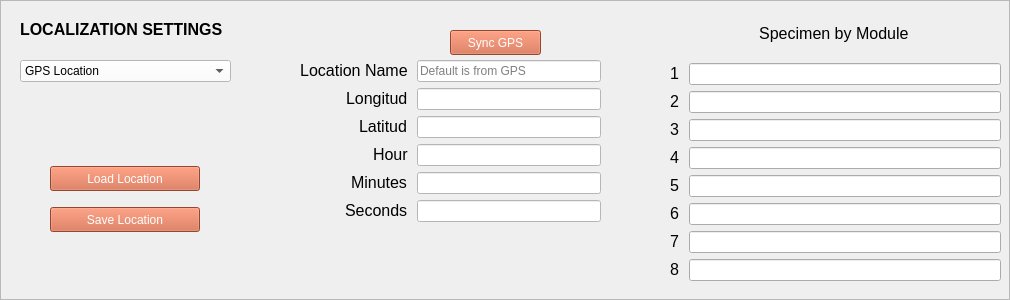
									<widget class="QFrame" name="main_tab_LocalizationSettings_Frame">
										<property name="minimumSize">
											<size>
												<width>1000</width>
												<height>300</height>
											</size>
										</property>
										<property name="maximumSize">
											<size>
												<width>16777215</width>
												<height>16777215</height>
											</size>
										</property>
										<property name="frameShape">
											<enum>QFrame::StyledPanel</enum>
										</property>
										<property name="frameShadow">
											<enum>QFrame::Raised</enum>
										</property>
										<widget class="QLabel" name="main_tab_LocalizationSettings_Label">
											<property name="geometry">
												<rect>
													<x>20</x>
													<y>20</y>
													<width>221</width>
													<height>16</height>
												</rect>
											</property>
											<property name="text">
												<string>&lt;html&gt;&lt;head/&gt;&lt;body&gt;&lt;p&gt;&lt;span style=&quot;
													font-size:12pt; font-weight:600;&quot;&gt;LOCALIZATION SETTINGS&lt;/span&gt;&lt;/p&gt;&lt;/body&gt;&lt;/html&gt;
												</string>
											</property>
										</widget>
										<widget class="QPushButton"
										        name="main_tab_LocalizationSettings_acquire_GPS_Button">
											<property name="geometry">
												<rect>
													<x>450</x>
													<y>30</y>
													<width>91</width>
													<height>25</height>
												</rect>
											</property>
											<property name="minimumSize">
												<size>
													<width>0</width>
													<height>25</height>
												</size>
											</property>
											<property name="maximumSize">
												<size>
													<width>100</width>
													<height>25</height>
												</size>
											</property>
											<property name="layoutDirection">
												<enum>Qt::LeftToRight</enum>
											</property>
											<property name="autoFillBackground">
												<bool>false</bool>
											</property>
											<property name="styleSheet">
												<string notr="true">background-color: rgb(209, 99, 65);
													color: rgb(255, 255, 255);
													font: 12pt &quot;MS Shell Dlg 2&quot;;
												</string>
											</property>
											<property name="text">
												<string>Sync GPS</string>
											</property>
										</widget>
										<widget class="QWidget" name="layoutWidget">
											<property name="geometry">
												<rect>
													<x>300</x>
													<y>60</y>
													<width>301</width>
													<height>182</height>
												</rect>
											</property>
											<layout class="QFormLayout" name="main_tab_localization_Form">
												<property name="labelAlignment">
													<set>Qt::AlignRight|Qt::AlignTrailing|Qt::AlignVCenter</set>
												</property>
												<item row="0" column="0">
													<widget class="QLabel" name="main_tab_longitud_Label">
														<property name="text">
															<string>&lt;html&gt;&lt;head/&gt;&lt;body&gt;&lt;p align=&quot;right&quot;&gt;&lt;span
																style=&quot; font-size:12pt;&quot;&gt;Location Name&lt;/span&gt;&lt;/p&gt;&lt;/body&gt;&lt;/html&gt;
															</string>
														</property>
														<property name="buddy">
															<cstring>main_tab_LocalizationSettings_Name_lineEdit
															</cstring>
														</property>
													</widget>
												</item>
												<item row="0" column="1">
													<widget class="QLineEdit"
													        name="main_tab_LocalizationSettings_Name_lineEdit">
														<property name="maximumSize">
															<size>
																<width>500</width>
																<height>16777215</height>
															</size>
														</property>
														<property name="styleSheet">
															<string notr="true">background-color: rgb(255, 255, 255);
																font: 12pt &quot;MS Shell Dlg 2&quot;;
																color: rgb(0, 0, 0)
															</string>
														</property>
														<property name="maxLength">
															<number>20</number>
														</property>
														<property name="placeholderText">
															<string>Default is from GPS</string>
														</property>
													</widget>
												</item>
												<item row="1" column="0">
													<widget class="QLabel" name="main_tab_Localization_longitudLabel">
														<property name="text">
															<string>&lt;html&gt;&lt;head/&gt;&lt;body&gt;&lt;p&gt;&lt;span
																style=&quot; font-size:12pt;&quot;&gt;Longitud&lt;/span&gt;&lt;/p&gt;&lt;/body&gt;&lt;/html&gt;
															</string>
														</property>
														<property name="buddy">
															<cstring>main_tab_LocalizationSettings_longitudLineEdit
															</cstring>
														</property>
													</widget>
												</item>
												<item row="1" column="1">
													<widget class="QLineEdit"
													        name="main_tab_LocalizationSettings_longitudLineEdit">
														<property name="styleSheet">
															<string notr="true">background-color: rgb(255, 255, 255);
																font: 12pt &quot;MS Shell Dlg 2&quot;;
																color: rgb(0, 0, 0)
															</string>
														</property>
														<property name="maxLength">
															<number>10</number>
														</property>
													</widget>
												</item>
												<item row="2" column="0">
													<widget class="QLabel" name="main_tab_Localization_latitudLabel">
														<property name="text">
															<string>&lt;html&gt;&lt;head/&gt;&lt;body&gt;&lt;p&gt;&lt;span
																style=&quot; font-size:12pt;&quot;&gt; Latitud&lt;/span&gt;&lt;/p&gt;&lt;/body&gt;&lt;/html&gt;
															</string>
														</property>
														<property name="buddy">
															<cstring>main_tab_LocalizationSettings_latitudLineEdit
															</cstring>
														</property>
													</widget>
												</item>
												<item row="2" column="1">
													<widget class="QLineEdit"
													        name="main_tab_LocalizationSettings_latitudLineEdit">
														<property name="styleSheet">
															<string notr="true">background-color: rgb(255, 255, 255);
																font: 12pt &quot;MS Shell Dlg 2&quot;;
																color: rgb(0, 0, 0)
															</string>
														</property>
														<property name="maxLength">
															<number>10</number>
														</property>
													</widget>
												</item>
												<item row="3" column="0">
													<widget class="QLabel" name="main_tab_Localization_hourLabel">
														<property name="text">
															<string>&lt;html&gt;&lt;head/&gt;&lt;body&gt;&lt;p align=&quot;right&quot;&gt;&lt;span
																style=&quot; font-size:12pt;&quot;&gt;Hour&lt;/span&gt;&lt;/p&gt;&lt;/body&gt;&lt;/html&gt;
															</string>
														</property>
														<property name="buddy">
															<cstring>main_tab_LocalizationSettings_hourLineEdit
															</cstring>
														</property>
													</widget>
												</item>
												<item row="3" column="1">
													<widget class="QLineEdit"
													        name="main_tab_LocalizationSettings_hourLineEdit">
														<property name="styleSheet">
															<string notr="true">background-color: rgb(255, 255, 255);
																font: 12pt &quot;MS Shell Dlg 2&quot;;
																color: rgb(0, 0, 0)
															</string>
														</property>
														<property name="maxLength">
															<number>2</number>
														</property>
													</widget>
												</item>
												<item row="4" column="0">
													<widget class="QLabel" name="main_tab_Localization_minutesLabel">
														<property name="text">
															<string>&lt;html&gt;&lt;head/&gt;&lt;body&gt;&lt;p&gt;&lt;span
																style=&quot; font-size:12pt;&quot;&gt;Minutes&lt;/span&gt;&lt;/p&gt;&lt;/body&gt;&lt;/html&gt;
															</string>
														</property>
														<property name="buddy">
															<cstring>main_tab_LocalizationSettings_minutesLineEdit
															</cstring>
														</property>
													</widget>
												</item>
												<item row="4" column="1">
													<widget class="QLineEdit"
													        name="main_tab_LocalizationSettings_minutesLineEdit">
														<property name="styleSheet">
															<string notr="true">background-color: rgb(255, 255, 255);
																font: 12pt &quot;MS Shell Dlg 2&quot;;
																color: rgb(0, 0, 0)
															</string>
														</property>
														<property name="maxLength">
															<number>2</number>
														</property>
													</widget>
												</item>
												<item row="5" column="0">
													<widget class="QLabel" name="main_tab_Localization_secondsLabel">
														<property name="text">
															<string>&lt;html&gt;&lt;head/&gt;&lt;body&gt;&lt;p&gt;&lt;span
																style=&quot; font-size:12pt;&quot;&gt;Seconds&lt;/span&gt;&lt;/p&gt;&lt;/body&gt;&lt;/html&gt;
															</string>
														</property>
														<property name="buddy">
															<cstring>main_tab_LocalizationSettings_secondsLineEdit
															</cstring>
														</property>
													</widget>
												</item>
												<item row="5" column="1">
													<widget class="QLineEdit"
													        name="main_tab_LocalizationSettings_secondsLineEdit">
														<property name="styleSheet">
															<string notr="true">background-color: rgb(255, 255, 255);
																font: 12pt &quot;MS Shell Dlg 2&quot;;
																color: rgb(0, 0, 0)
															</string>
														</property>
														<property name="maxLength">
															<number>2</number>
														</property>
													</widget>
												</item>
											</layout>
										</widget>
										<widget class="QComboBox" name="main_tab_LocalizationSettings_type_DropBox">
											<property name="geometry">
												<rect>
													<x>20</x>
													<y>60</y>
													<width>211</width>
													<height>22</height>
												</rect>
											</property>
											<property name="styleSheet">
												<string notr="true">background-color: rgb(255, 255, 255);
													font: 12pt &quot;MS Shell Dlg 2&quot;;
													color: rgb(0, 0, 0)
												</string>
											</property>
											<item>
												<property name="text">
													<string>GPS Location</string>
												</property>
											</item>
											<item>
												<property name="text">
													<string>Specimen Location</string>
												</property>
											</item>
										</widget>
										<widget class="QWidget" name="verticalLayoutWidget">
											<property name="geometry">
												<rect>
													<x>670</x>
													<y>10</y>
													<width>331</width>
													<height>271</height>
												</rect>
											</property>
											<layout class="QVBoxLayout" name="verticalLayout_5">
												<item alignment="Qt::AlignHCenter">
													<widget class="QLabel" name="label">
														<property name="text">
															<string>&lt;html&gt;&lt;head/&gt;&lt;body&gt;&lt;p align=&quot;center&quot;&gt;&lt;span
																style=&quot; font-size:12pt;&quot;&gt;Specimen by Module&lt;/span&gt;&lt;/p&gt;&lt;/body&gt;&lt;/html&gt;
															</string>
														</property>
													</widget>
												</item>
												<item>
													<layout class="QFormLayout" name="formLayout">
														<item row="0" column="0">
															<widget class="QLabel" name="main_tab_module_loc_Label_1">
																<property name="text">
																	<string>&lt;html&gt;&lt;head/&gt;&lt;body&gt;&lt;p&gt;&lt;span
																		style=&quot; font-size:12pt;&quot;&gt;1&lt;/span&gt;&lt;/p&gt;&lt;/body&gt;&lt;/html&gt;
																	</string>
																</property>
																<property name="buddy">
																	<cstring>main_tab_module_loc_LineEdit_1</cstring>
																</property>
															</widget>
														</item>
														<item row="0" column="1">
															<widget class="QLineEdit"
															        name="main_tab_module_loc_LineEdit_1">
																<property name="styleSheet">
																	<string notr="true">background-color: rgb(255, 255,
																		255);
																		font: 12pt &quot;MS Shell Dlg 2&quot;;
																		color: rgb(0, 0, 0)
																	</string>
																</property>
																<property name="maxLength">
																	<number>30</number>
																</property>
															</widget>
														</item>
														<item row="1" column="0">
															<widget class="QLabel" name="main_tab_module_loc_Label_2">
																<property name="text">
																	<string>&lt;html&gt;&lt;head/&gt;&lt;body&gt;&lt;p&gt;&lt;span
																		style=&quot; font-size:12pt;&quot;&gt;2&lt;/span&gt;&lt;/p&gt;&lt;/body&gt;&lt;/html&gt;
																	</string>
																</property>
																<property name="buddy">
																	<cstring>main_tab_module_loc_LineEdit_2</cstring>
																</property>
															</widget>
														</item>
														<item row="1" column="1">
															<widget class="QLineEdit"
															        name="main_tab_module_loc_LineEdit_2">
																<property name="styleSheet">
																	<string notr="true">background-color: rgb(255, 255,
																		255);
																		font: 12pt &quot;MS Shell Dlg 2&quot;;
																		color: rgb(0, 0, 0)
																	</string>
																</property>
																<property name="maxLength">
																	<number>30</number>
																</property>
															</widget>
														</item>
														<item row="2" column="0">
															<widget class="QLabel" name="main_tab_module_loc_Label_3">
																<property name="text">
																	<string>&lt;html&gt;&lt;head/&gt;&lt;body&gt;&lt;p&gt;&lt;span
																		style=&quot; font-size:12pt;&quot;&gt;3&lt;/span&gt;&lt;/p&gt;&lt;/body&gt;&lt;/html&gt;
																	</string>
																</property>
																<property name="buddy">
																	<cstring>main_tab_module_loc_LineEdit_3</cstring>
																</property>
															</widget>
														</item>
														<item row="2" column="1">
															<widget class="QLineEdit"
															        name="main_tab_module_loc_LineEdit_3">
																<property name="styleSheet">
																	<string notr="true">background-color: rgb(255, 255,
																		255);
																		font: 12pt &quot;MS Shell Dlg 2&quot;;
																		color: rgb(0, 0, 0)
																	</string>
																</property>
																<property name="maxLength">
																	<number>30</number>
																</property>
															</widget>
														</item>
														<item row="3" column="0">
															<widget class="QLabel" name="main_tab_module_loc_Label_4">
																<property name="text">
																	<string>&lt;html&gt;&lt;head/&gt;&lt;body&gt;&lt;p&gt;&lt;span
																		style=&quot; font-size:12pt;&quot;&gt;4&lt;/span&gt;&lt;/p&gt;&lt;/body&gt;&lt;/html&gt;
																	</string>
																</property>
																<property name="buddy">
																	<cstring>main_tab_module_loc_LineEdit_4</cstring>
																</property>
															</widget>
														</item>
														<item row="3" column="1">
															<widget class="QLineEdit"
															        name="main_tab_module_loc_LineEdit_4">
																<property name="styleSheet">
																	<string notr="true">background-color: rgb(255, 255,
																		255);
																		font: 12pt &quot;MS Shell Dlg 2&quot;;
																		color: rgb(0, 0, 0)
																	</string>
																</property>
																<property name="maxLength">
																	<number>30</number>
																</property>
															</widget>
														</item>
														<item row="4" column="0">
															<widget class="QLabel" name="main_tab_module_loc_Label_5">
																<property name="text">
																	<string>&lt;html&gt;&lt;head/&gt;&lt;body&gt;&lt;p&gt;&lt;span
																		style=&quot; font-size:12pt;&quot;&gt;5&lt;/span&gt;&lt;/p&gt;&lt;/body&gt;&lt;/html&gt;
																	</string>
																</property>
																<property name="buddy">
																	<cstring>main_tab_module_loc_LineEdit_5</cstring>
																</property>
															</widget>
														</item>
														<item row="4" column="1">
															<widget class="QLineEdit"
															        name="main_tab_module_loc_LineEdit_5">
																<property name="styleSheet">
																	<string notr="true">background-color: rgb(255, 255,
																		255);
																		font: 12pt &quot;MS Shell Dlg 2&quot;;
																		color: rgb(0, 0, 0)
																	</string>
																</property>
																<property name="maxLength">
																	<number>30</number>
																</property>
															</widget>
														</item>
														<item row="5" column="0">
															<widget class="QLabel" name="main_tab_module_loc_Label_6">
																<property name="text">
																	<string>&lt;html&gt;&lt;head/&gt;&lt;body&gt;&lt;p&gt;&lt;span
																		style=&quot; font-size:12pt;&quot;&gt;6&lt;/span&gt;&lt;/p&gt;&lt;/body&gt;&lt;/html&gt;
																	</string>
																</property>
																<property name="buddy">
																	<cstring>main_tab_module_loc_LineEdit_6</cstring>
																</property>
															</widget>
														</item>
														<item row="5" column="1">
															<widget class="QLineEdit"
															        name="main_tab_module_loc_LineEdit_6">
																<property name="styleSheet">
																	<string notr="true">background-color: rgb(255, 255,
																		255);
																		font: 12pt &quot;MS Shell Dlg 2&quot;;
																		color: rgb(0, 0, 0)
																	</string>
																</property>
																<property name="maxLength">
																	<number>30</number>
																</property>
															</widget>
														</item>
														<item row="6" column="0">
															<widget class="QLabel" name="main_tab_module_loc_Label_7">
																<property name="text">
																	<string>&lt;html&gt;&lt;head/&gt;&lt;body&gt;&lt;p&gt;&lt;span
																		style=&quot; font-size:12pt;&quot;&gt;7&lt;/span&gt;&lt;/p&gt;&lt;/body&gt;&lt;/html&gt;
																	</string>
																</property>
																<property name="buddy">
																	<cstring>main_tab_module_loc_LineEdit_7</cstring>
																</property>
															</widget>
														</item>
														<item row="6" column="1">
															<widget class="QLineEdit"
															        name="main_tab_module_loc_LineEdit_7">
																<property name="styleSheet">
																	<string notr="true">background-color: rgb(255, 255,
																		255);
																		font: 12pt &quot;MS Shell Dlg 2&quot;;
																		color: rgb(0, 0, 0)
																	</string>
																</property>
																<property name="maxLength">
																	<number>30</number>
																</property>
															</widget>
														</item>
														<item row="7" column="0">
															<widget class="QLabel" name="main_tab_module_loc_Label_8">
																<property name="text">
																	<string>&lt;html&gt;&lt;head/&gt;&lt;body&gt;&lt;p&gt;&lt;span
																		style=&quot; font-size:12pt;&quot;&gt;8&lt;/span&gt;&lt;/p&gt;&lt;/body&gt;&lt;/html&gt;
																	</string>
																</property>
																<property name="buddy">
																	<cstring>main_tab_module_loc_LineEdit_8</cstring>
																</property>
															</widget>
														</item>
														<item row="7" column="1">
															<widget class="QLineEdit"
															        name="main_tab_module_loc_LineEdit_8">
																<property name="styleSheet">
																	<string notr="true">background-color: rgb(255, 255,
																		255);
																		font: 12pt &quot;MS Shell Dlg 2&quot;;
																		color: rgb(0, 0, 0)
																	</string>
																</property>
																<property name="maxLength">
																	<number>30</number>
																</property>
															</widget>
														</item>
													</layout>
												</item>
											</layout>
										</widget>
										<widget class="QWidget" name="verticalLayoutWidget_3">
											<property name="geometry">
												<rect>
													<x>50</x>
													<y>160</y>
													<width>152</width>
													<height>80</height>
												</rect>
											</property>
											<layout class="QVBoxLayout" name="verticalLayout_8">
												<property name="spacing">
													<number>10</number>
												</property>
												<item>
													<widget class="QPushButton"
													        name="main_tab_LocalizationSettings_LOAD_LOCATION_button">
														<property name="minimumSize">
															<size>
																<width>150</width>
																<height>25</height>
															</size>
														</property>
														<property name="maximumSize">
															<size>
																<width>150</width>
																<height>25</height>
															</size>
														</property>
														<property name="styleSheet">
															<string notr="true">background-color: rgb(209, 99, 65);
																color: rgb(255, 255, 255);
																font: 12pt &quot;MS Shell Dlg 2&quot;;
															</string>
														</property>
														<property name="text">
															<string>Load Location</string>
														</property>
													</widget>
												</item>
												<item>
													<widget class="QPushButton"
													        name="main_tab_LocalizationSettings_SAVE_LOCATION_button">
														<property name="minimumSize">
															<size>
																<width>150</width>
																<height>25</height>
															</size>
														</property>
														<property name="maximumSize">
															<size>
																<width>150</width>
																<height>25</height>
															</size>
														</property>
														<property name="styleSheet">
															<string notr="true">background-color: rgb(209, 99, 65);
																color: rgb(255, 255, 255);
																font: 12pt &quot;MS Shell Dlg 2&quot;;
															</string>
														</property>
														<property name="text">
															<string>Save Location</string>
														</property>
													</widget>
												</item>
											</layout>
										</widget>
									</widget>
